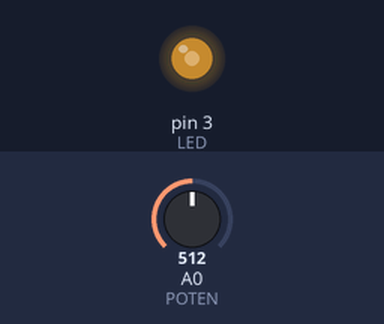
Bench run of a sketch on a simulated Arduino Uno, built with avr-gcc and run on an emulated ATmega328P. Shown: output pins drawn as LEDs (lit = HIGH). Inputs (shaded band) come from the test bench; at power-on: A0 (POTEN) = 512.

Above: at 1.2 s.
1.3 s: A0 (POTEN) set to 716
At 1.7 s:
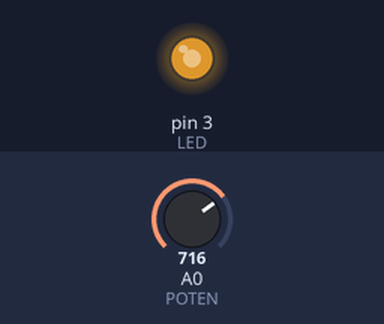
2.8 s: A0 (POTEN) set to 900
At 4.0 s:
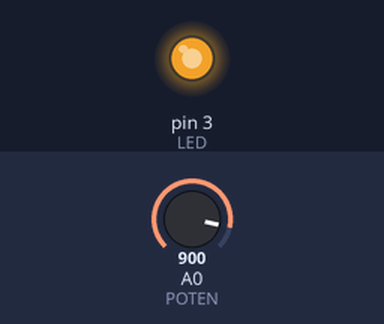
4.3 s: A0 (POTEN) set to 122
At 5.1 s:
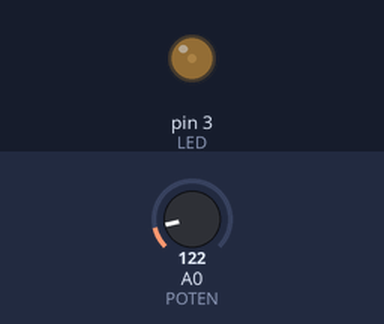
5.8 s: A0 (POTEN) set to 0
At 6.3 s:
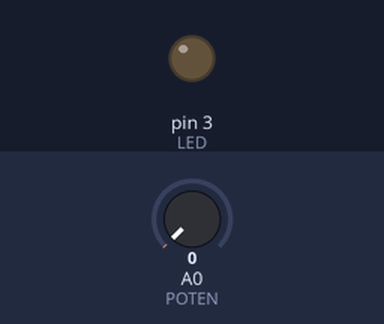
Timing chart, 0 to 8.3 s (numbered marks = the images above; inputs shaded):
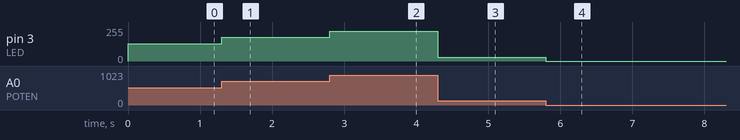

Measured:
- after the input at 1.3 s, pin 3 (LED): 128/255 → 179/255 at once
- after the input at 2.8 s, pin 3 (LED): 179/255 → 225/255 at once
- after the input at 4.3 s, pin 3 (LED): 225/255 → 30/255 at once
- after the input at 5.8 s, pin 3 (LED): 30/255 → 0/255 at once

The sketch:

Cap4_PWM_LED_POTENCIOMETRO.ino
```cpp
int LED = 3;
int BRILLO;
int POTEN = 0;

void setup() {
  pinMode(LED, OUTPUT);
  //las entradas analogicas como A0 no requiren inicializacion ya que solo son de entrada

}

void loop() {
  BRILLO = analogRead(POTEN) / 4; // 1023 es el reango de la entrada analogica de arduino
                                  //y analogRead solo va de 0  a 255 asi que dividimos por 4
                                  //para estaer dentro de este rango
  analogWrite(LED, BRILLO);
}
```
